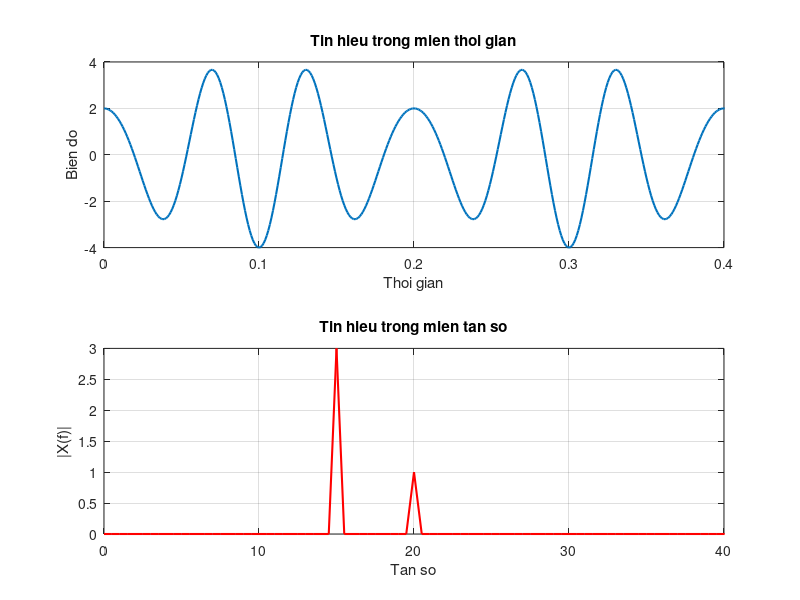

Source code (MATLAB):
clc; clear;

fs = 1000;
ts = 1/fs;
L = 2000;
t = (0:L-1)*ts;

x = cos(40*pi*t - pi) + 3*cos(30*pi*t);

%a
figure;
subplot(2,1,1);
plot(t, x, 'LineWidth', 1.5);
grid on;
xlim([0, 0.4]);
title('Tin hieu trong mien thoi gian');
xlabel('Thoi gian');
ylabel('Bien do');

%b
x_fft = fft(x);
P2 = abs(x_fft/L);
P1 = P2(1:L/2+1);
P1(2:end-1) = 2*P1(2:end-1);
    
f = fs*(0:(L/2))/L;

%c
subplot(2,1,2);
plot(f, P1, 'r', 'LineWidth', 1.5);
grid on;
xlim([0, 40]);
title('Tin hieu trong mien tan so');
xlabel('Tan so');
ylabel('|X(f)|');
